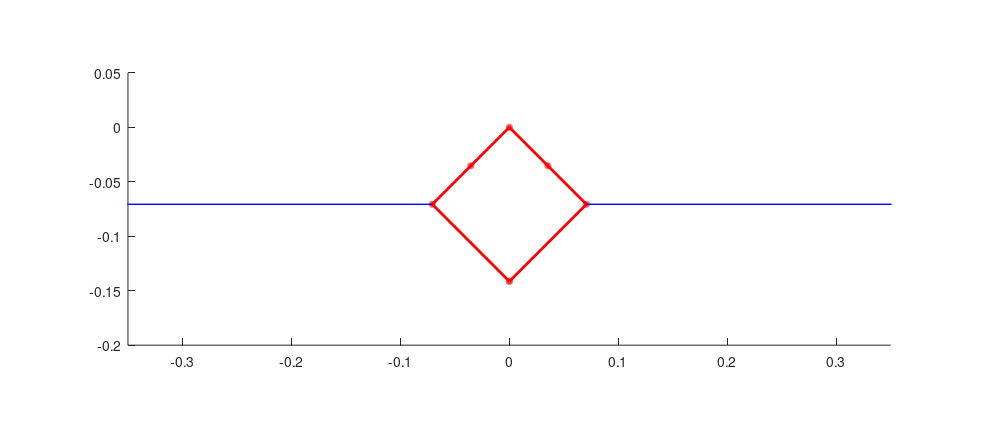
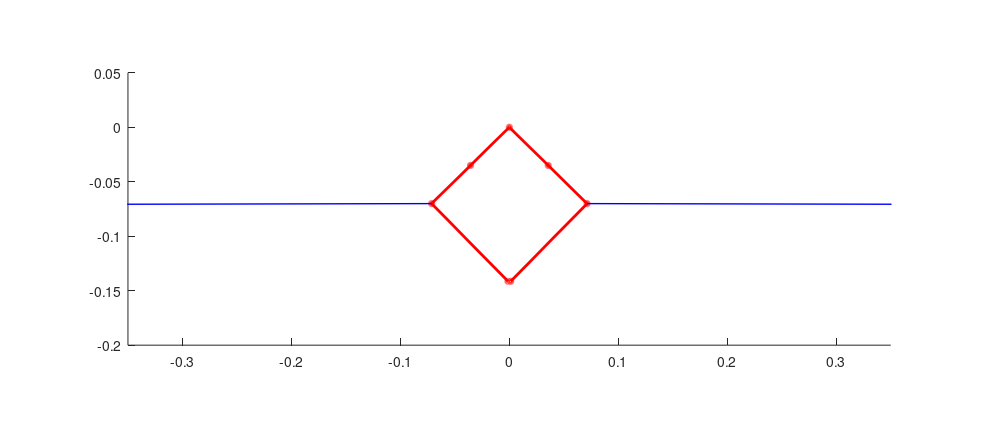
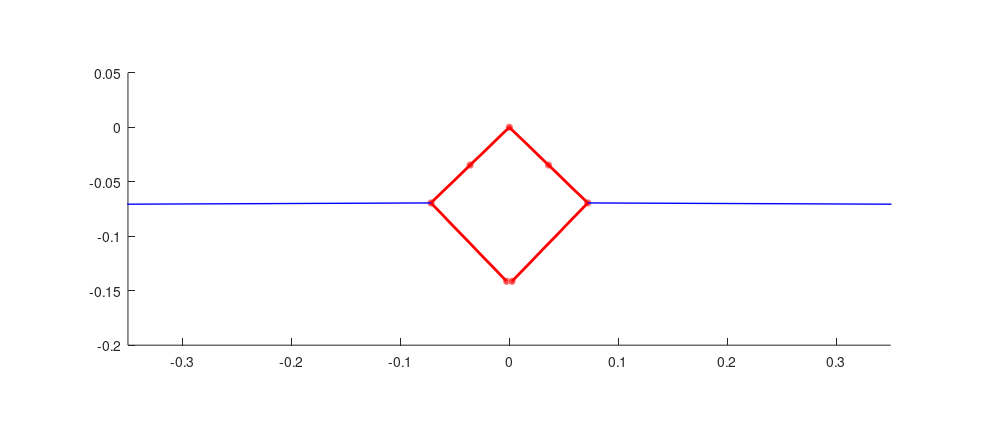
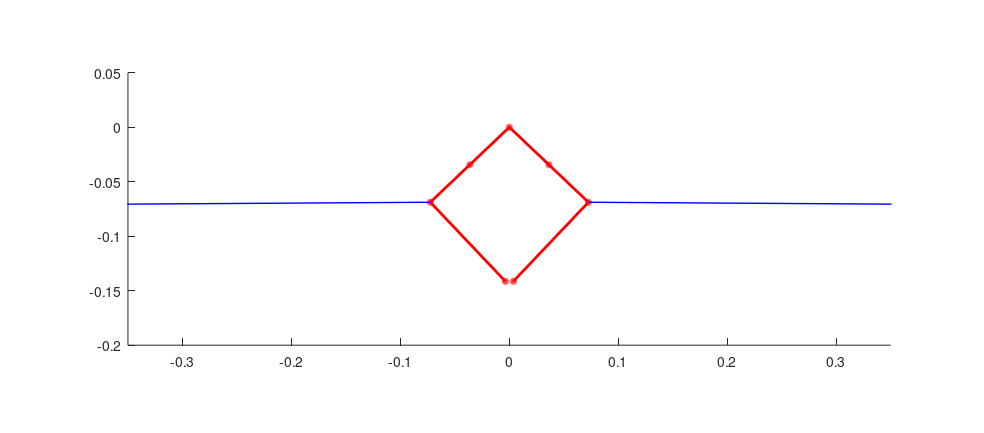

Recreate these plots in MATLAB, in order.
clear all
close all

beta = 90*pi/180;
alpha1 = (pi-beta)/2;
alpha2 = alpha1;

L0 = 0.1;
Lp = 1.2 * 5e-2*5;

filename = 'testAnimated.gif';
n=1;

for alpha1 = [(pi-beta)/2:0.5*pi/180:70*pi/180]
h = figure(n);   

alpha2 = alpha1;

A1x = -sin(alpha1)*L0/2;
A1y = -cos(alpha1)*L0/2;
A1 = [A1x A1y];

B1x = -sin(alpha1)*L0;
B1y = -cos(alpha1)*L0;
B1 = [B1x B1y];

C1x = -sin(pi/4)*L0-Lp;
C1y = -cos(pi/4)*L0;
C1 = [C1x C1y];

D1x = B1x + cos(beta-pi/2+alpha1)*L0;
D1y = B1y - sin(beta-pi/2+alpha1)*L0;
D1 = [D1x D1y];

A2x = sin(alpha2)*L0/2;
A2y = -cos(alpha2)*L0/2;
A2 = [A2x A2y];

B2x = sin(alpha2)*L0;
B2y = -cos(alpha2)*L0;
B2 = [B2x B2y];

C2x = +sin(pi/4)*L0+Lp;
C2y = -cos(pi/4)*L0; 
C2 = [C2x C2y];

D2x = B2x - cos(beta-pi/2+alpha2)*L0;
D2y = B2y - sin(beta-pi/2+alpha2)*L0;
D2 = [D2x D2y];

hold on;
axis equal;
xlim([-0.35 0.35])
ylim([-0.2 0.05])
viscircles([0 0],0.002,'color','r');
viscircles(A1,0.002,'color','r');
viscircles(A2,0.002,'color','r');
viscircles(B1,0.002,'color','r');
viscircles(B2,0.002,'color','r');
viscircles(C1,0.002,'color','b');
viscircles(C2,0.002,'color','b');
viscircles(D1,0.002,'color','r');
viscircles(D2,0.002,'color','r');
line([0 B1x],[0 B1y],'color','r','Linewidth',2);
line([B1x D1x],[B1y D1y],'color','r','Linewidth',2);
line([B1x C1x],[B1y C1y],'color','b','Linewidth',1);

line([0 B2x],[0 B2y],'color','r','Linewidth',2);
line([B2x D2x],[B2y D2y],'color','r','Linewidth',2);
line([B2x C2x],[B2y C2y],'color','b','Linewidth',1);

s1 = 'Animation';
s2 = num2str(n);
s3 = '.png';

set(gcf,'PaperUnits','centimeters');
set(gcf,'PaperPosition',[0 0 25 11]);

saveas(h,[pwd cat(2,'/Animation/Animation',num2str(n),'.png')]);
n=n+1;

end

for alpha1 = [70*pi/180:-0.5*pi/180: (pi-beta)/2]
h = figure(n);   

alpha2 = alpha1;

A1x = -sin(alpha1)*L0/2;
A1y = -cos(alpha1)*L0/2;
A1 = [A1x A1y];

B1x = -sin(alpha1)*L0;
B1y = -cos(alpha1)*L0;
B1 = [B1x B1y];

C1x = -sin(pi/4)*L0-Lp;
C1y = -cos(pi/4)*L0;
C1 = [C1x C1y];

D1x = B1x + cos(beta-pi/2+alpha1)*L0;
D1y = B1y - sin(beta-pi/2+alpha1)*L0;
D1 = [D1x D1y];

A2x = sin(alpha2)*L0/2;
A2y = -cos(alpha2)*L0/2;
A2 = [A2x A2y];

B2x = sin(alpha2)*L0;
B2y = -cos(alpha2)*L0;
B2 = [B2x B2y];

C2x = +sin(pi/4)*L0+Lp;
C2y = -cos(pi/4)*L0; 
C2 = [C2x C2y];

D2x = B2x - cos(beta-pi/2+alpha2)*L0;
D2y = B2y - sin(beta-pi/2+alpha2)*L0;
D2 = [D2x D2y];

hold on;
axis equal;
xlim([-0.35 0.35])
ylim([-0.2 0.05])
viscircles([0 0],0.002,'color','r');
viscircles(A1,0.002,'color','r');
viscircles(A2,0.002,'color','r');
viscircles(B1,0.002,'color','r');
viscircles(B2,0.002,'color','r');
viscircles(C1,0.002,'color','b');
viscircles(C2,0.002,'color','b');
viscircles(D1,0.002,'color','r');
viscircles(D2,0.002,'color','r');
line([0 B1x],[0 B1y],'color','r','Linewidth',2);
line([B1x D1x],[B1y D1y],'color','r','Linewidth',2);
line([B1x C1x],[B1y C1y],'color','b','Linewidth',1);

line([0 B2x],[0 B2y],'color','r','Linewidth',2);
line([B2x D2x],[B2y D2y],'color','r','Linewidth',2);
line([B2x C2x],[B2y C2y],'color','b','Linewidth',1);

s1 = 'Animation';
s2 = num2str(n);
s3 = '.png';

set(gcf,'PaperUnits','centimeters');
set(gcf,'PaperPosition',[0 0 25 11]);

saveas(h,[pwd cat(2,'/Animation/Animation',num2str(n),'.png')]);
n=n+1;

end

